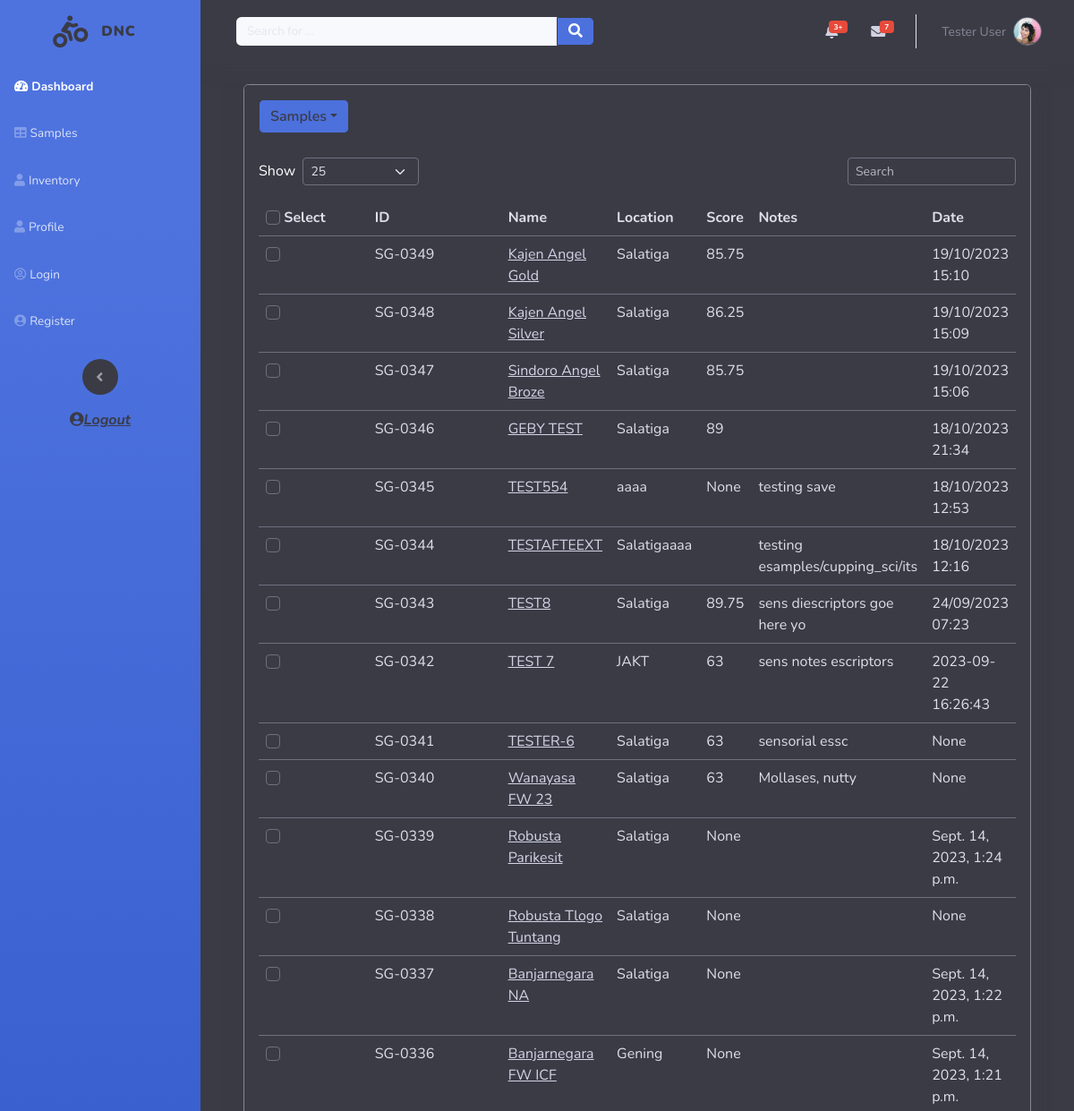
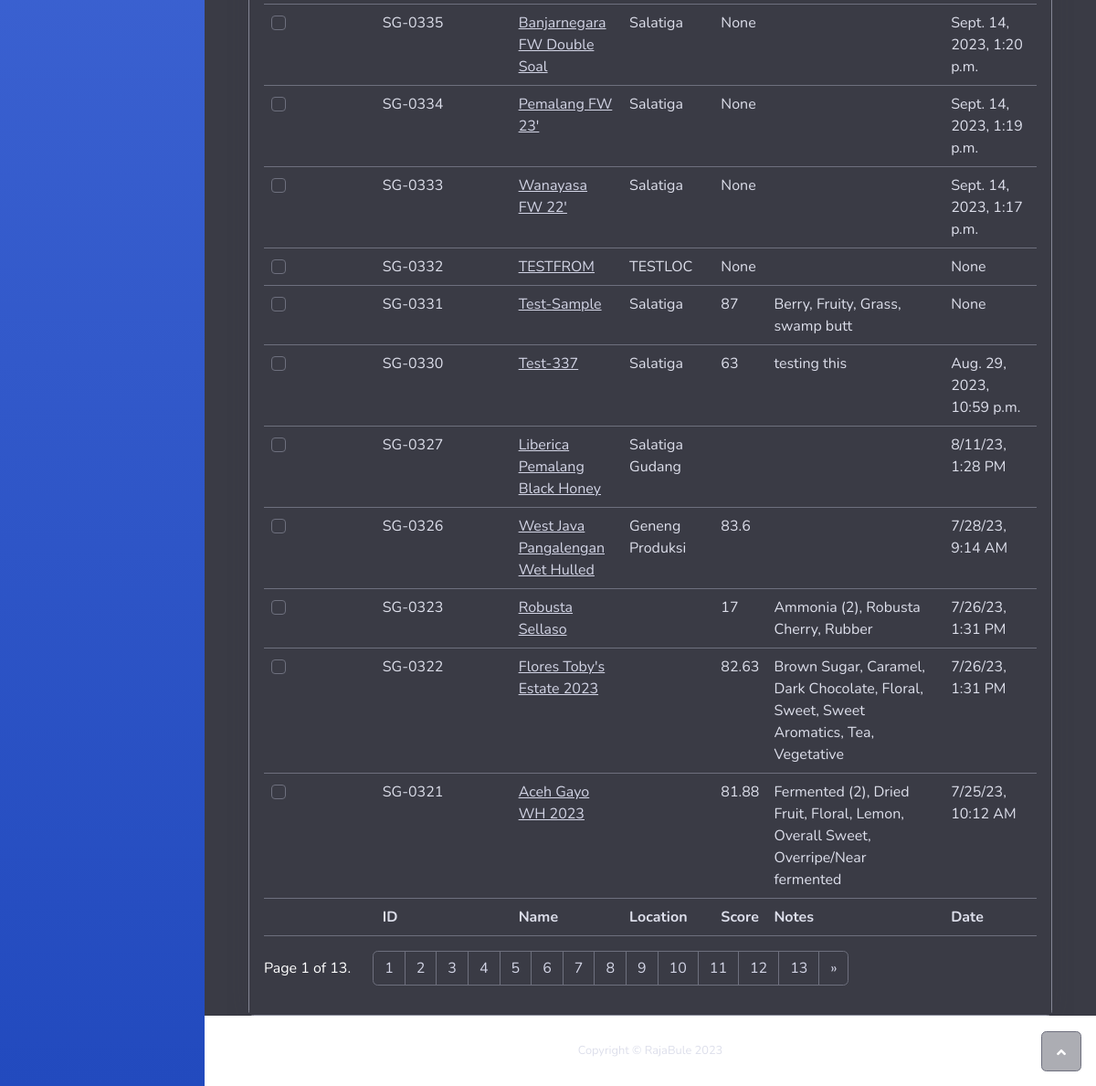
Page /samples/ (signed in) on the earlier database version (2 pictures, top to bottom).
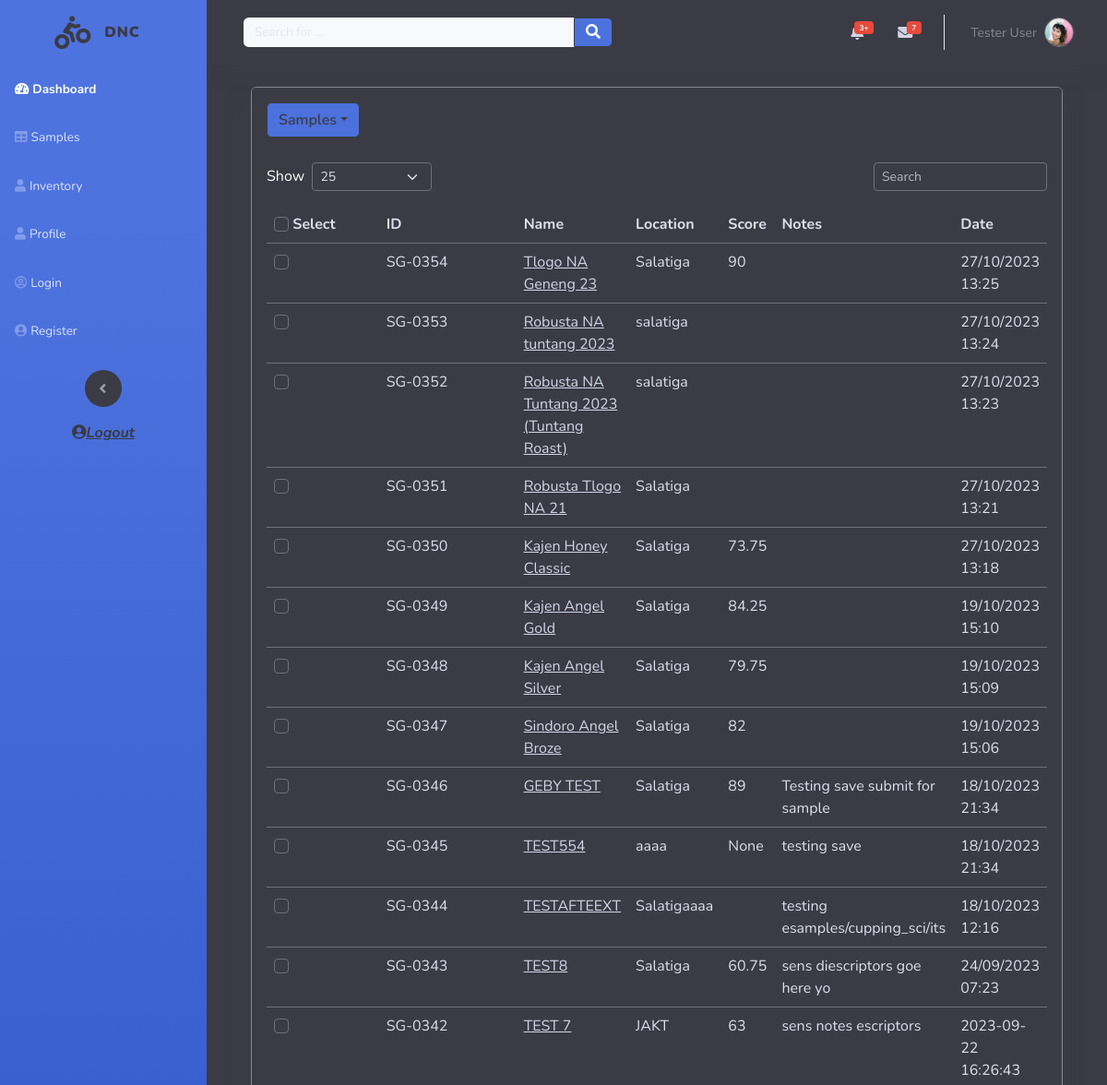
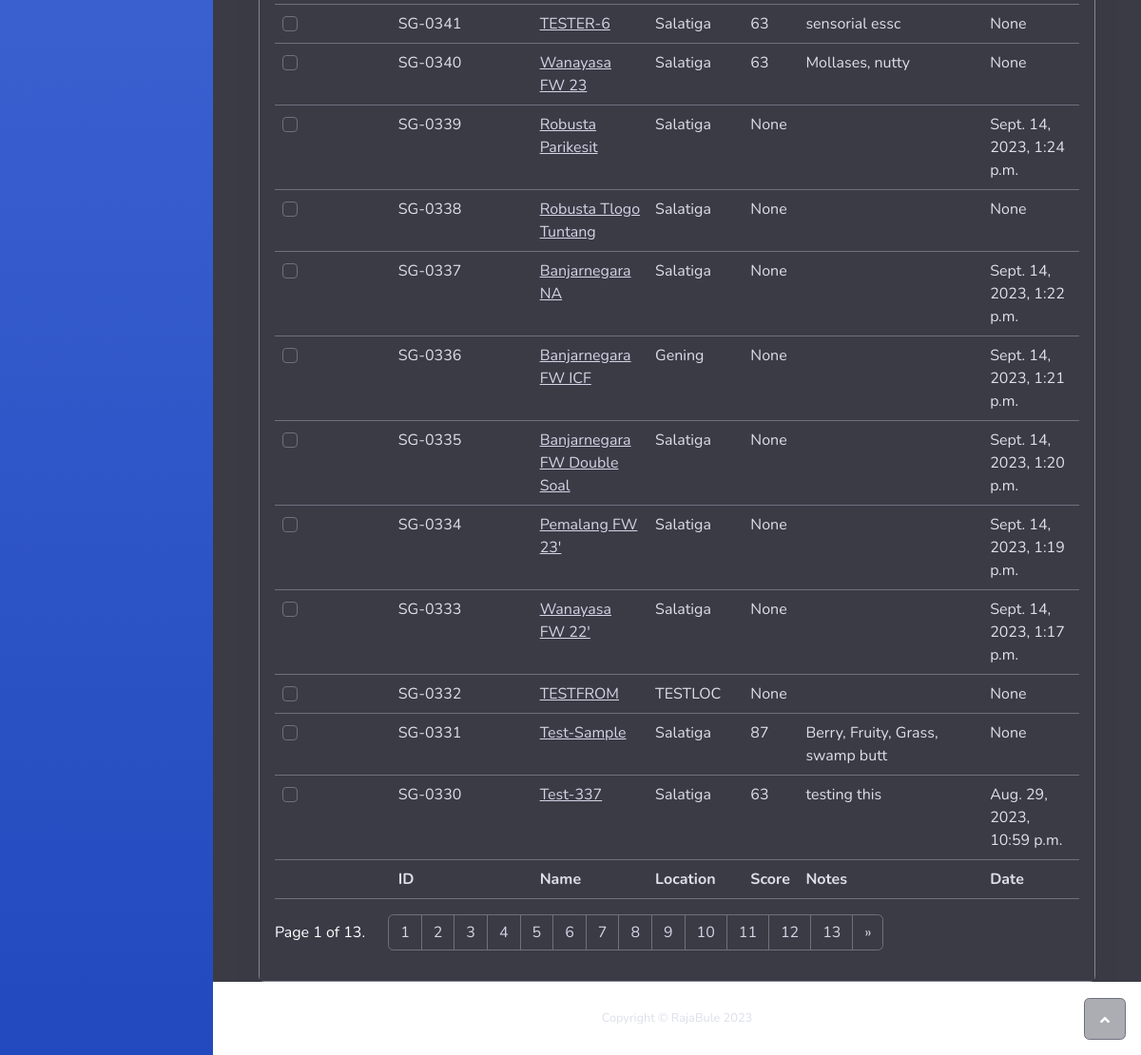
Same page on the later database version (2 pictures, top to bottom).
### DNC/models.py (models this page shows, shortened)
class Samples(models.Model):
    id = models.CharField(max_length=300, primary_key=True)
    name = models.CharField(max_length=300)
    user = models.ForeignKey(User, on_delete=models.CASCADE, default=3)
    stype = models.CharField(max_length=300, null=True)
    project = models.CharField(max_length=300, null=True, blank=True)
    location = models.CharField(max_length=300, null=True)
    proccessing = models.CharField(max_length=300, null=True)
    cropyear = models.CharField(max_length=300, null=True)
    varieties = models.CharField(max_length=300, null=True)
    regdate = models.CharField(max_length=300, null=True, blank=True)
    grade = models.CharField(max_length=300, null=True, blank=True)
    rating = models.CharField(max_length=300, null=True, blank=True)
    cert = models.CharField(max_length=300, null=True, blank=True)
    notes = models.TextField(max_length=300, null=True, blank=True)
    refid = models.CharField(max_length=300, null=True, blank=True)
    salenum = models.CharField(max_length=300, null=True, blank=True)
    iconum = models.CharField(max_length=300, null=True, blank=True)
    contnum = models.CharField(max_length=300, null=True, blank=True)
    tracknum = models.CharField(max_length=300, null=True, blank=True)
    country = models.CharField(max_length=300, null=True, blank=True)
    farm = models.CharField(max_length=300, null=True, blank=True)
    importer = models.CharField(max_length=300, null=True, blank=True)
    exporter = models.CharField(max_length=300, null=True, blank=True)
    wetmill = models.CharField(max_length=300, null=True, blank=True)
    drymill = models.CharField(max_length=300, null=True, blank=True)
    cooperative = models.CharField(max_length=300, null=True, blank=True)
    assosiation = models.CharField(max_length=300, null=True, blank=True)
    customer = models.CharField(max_length=300, null=True, blank=True)
    othertrac = models.TextField(max_length=300, null=True, blank=True)
    sampleweight = models.CharField(max_length=300, null=True, blank=True)
    sampleweightunit = models.CharField(max_length=300, null=True, blank=True)
    expweight = models.CharField(max_length=300, null=True, blank=True)
    expweightunit = models.CharField(max_length=300, null=True, blank=True)
    expprice = models.CharField(max_length=300, null=True, blank=True)
    exptotalprice = models.CharField(max_length=300, null=True, blank=True)
    exparrival = models.CharField(max_length=300, null=True, blank=True)
    moisture = models.CharField(max_length=300, null=True, blank=True)
    wa = models.CharField(max_length=300, null=True, blank=True)
    density = models.CharField(max_length=300, null=True, blank=True)
    physicaldefects = models.CharField(max_length=300, null=True)
    screensize = models.CharField(max_length=300, null=True, blank=True)
    classification = models.CharField(max_length=300, null=True, blank=True)
    estgreenweight = models.CharField(max_length=300, null=True, blank=True)
    sensorialdescriptors = models.TextField(max_length=300, null=True, blank=True)
    generalcomments = models.TextField(max_length=300, null=True, blank=True)
    sensorial = models.CharField(max_length=300, null=True, blank=True)
    shared_with = models.ManyToManyField(User, through='SampleShare', related_name='shared_samples', blank=True)
    view_perms = models.ManyToManyField(User, through='ViewPerms', related_name='sample_view_perms', blank=True)

### DNC/views.py (the view)
# urls.py: path('samples/', views.samples, name="samples"),
@login_required
def samples(request):
    user = request.user
    user_samples = list(Samples.objects.filter(user=user).order_by('-id'))
    shared_samples = list(request.user.shared_samples.all().order_by('-id'))
    amples = list(set(user_samples + shared_samples))
    def extract_numeric_part(sample):
        match = re.match(r'SG-(\d+)', sample.id)
        if match:
            return int(match.group(1))
        return 0  # Return 0 if there's no numeric part
    amples.sort(key=extract_numeric_part, reverse=True)
    per_page = request.GET.get('selected', 25)
    print(per_page)
    p = Paginator(amples, per_page)
    page_number = request.GET.get('page')
    try:
        page_obj = p.get_page(page_number)  # returns the desired page object
    except PageNotAnInteger:
        page_obj = p.page(25)
    except EmptyPage:
        page_obj = p.page(p.num_pages)
    context = {'page_obj': page_obj,
               'per_page': per_page,
               'user_first_name': user.first_name,
               'user_last_name': user.last_name,
               }
    return render(request, 'table.html', context)

### DNC/templates/table.html (shortened to what the changed rows need)
{% extends 'ext_samples.html' %}
{% block content %}
                <div class="container-fluid border-dark" style="overflow: auto;">
                    <div class="card border-secondary shadow">
                        <div class="card-body text-bg-primary" data-bs-theme="dark">
                            <div class="table-responsive table mt-2" id="dataTable" role="grid" aria-describedby="dataTable_info">
                                <table class="table my-0" id="dataTable">
                                    <thead>
                                        <tr>
                                            <th style="width: 135px;max-width: 150px;"><input class="form-check-input custom-control-input"  type="checkbox" id="selectAllCheckbox">    Select</th>
                                            <th style="width: 171.45px;max-width: 170px;">ID</th>
                                            <th>Name</th>
                                            <th>Location</th>
                                            <th>Score</th>
                                            <th>Notes</th>
                                            <th>Date</th>
                                        </tr>
                                    </thead>
                                    <tbody>
                                        {% for item in page_obj %}
                                        <tr>
                                                <td style="width: 85px;max-width: 100px;"><input class="form-check-input custom-control-input" type="checkbox" value="{{item.id}}"></td>
                                                <td>{{ item.id }}</td>
                                                <td><a href="{% url 'sample_view' item.id %}">{{ item.name }}</a></td>
                                                <td>{{ item.location }}</td>
                                                <td>{{ item.sensorial }}</td>
                                                <td>{{ item.sensorialdescriptors }}</td>
                                                <td>{{ item.regdate }}</td>
                                        </tr>
                                        {% endfor %}
                                    </tbody>
                                </table>
                            </div>
                            <div class="row" style="width: 100%;">
                                <div class="col-md-6" style="width: auto;">
                                    <nav class="d-lg-flex justify-content-lg-end dataTables_paginate paging_simple_numbers" style="width: auto;">
                                        <ul class="pagination" style="width: auto;">
                                            {% for pages in page_obj.paginator.page_range %}
                                            <li style="width: auto;" class="page-item"><a class="page-link" id="pagenum" href="?page={{pages}}">{{pages}}</a></li>
                                            {% endfor %}
                                        </ul>
                                    </nav>
                                </div>
                            </div>
                        </div>
                    </div>
                </div>
{% endblock %}

Differences in the rows shown:
no longer on this page (row unchanged): Samples: id "SG-0327", name "Liberica Pemalang Black Honey", location "Salatiga Gudang", regdate "8/11/23, 1:28 PM"
no longer on this page (row unchanged): Samples: id "SG-0326", name "West Java Pangalengan Wet Hulled", location "Geneng Produksi", sensorial "83.6", regdate "7/28/23, 9:14 AM"
no longer on this page (row unchanged): Samples: id "SG-0323", name "Robusta Sellaso", sensorial "17", sensorialdescriptors "Ammonia (2), Robusta Cherry, Rubber", regdate "7/26/23, 1:31 PM"
no longer on this page (row unchanged): Samples: id "SG-0322", name "Flores Toby's Estate 2023", sensorial "82.63", sensorialdescriptors "Brown Sugar, Caramel, Dark Chocolate, Floral, Sweet, Sweet Aromatics, Tea, Vegetative", regdate "7/26/23, 1:31 PM"
no longer on this page (row unchanged): Samples: id "SG-0321", name "Aceh Gayo WH 2023", sensorial "81.88", sensorialdescriptors "Fermented (2), Dried Fruit, Floral, Lemon, Overall Sweet, Overripe/Near fermented", regdate "7/25/23, 10:12 AM"
added Samples: id "SG-0354", name "Tlogo NA Geneng 23", location "Salatiga", sensorial "90", regdate "27/10/2023 13:25"
added Samples: id "SG-0353", name "Robusta NA tuntang 2023", location "salatiga", regdate "27/10/2023 13:24"
added Samples: id "SG-0352", name "Robusta NA Tuntang 2023 (Tuntang Roast)", location "salatiga", regdate "27/10/2023 13:23"
added Samples: id "SG-0351", name "Robusta Tlogo NA 21", location "Salatiga", regdate "27/10/2023 13:21"
added Samples: id "SG-0350", name "Kajen Honey Classic", location "Salatiga", sensorial "73.75", regdate "27/10/2023 13:18"
changed Samples "SG-0349": sensorial "85.75" → "84.25"
changed Samples "SG-0348": sensorial "86.25" → "79.75"
changed Samples "SG-0347": sensorial "85.75" → "82"
changed Samples "SG-0346": sensorialdescriptors (not shown) → "Testing save submit for sample"
changed Samples "SG-0345": regdate "18/10/2023 12:53" → "18/10/2023 21:34"
changed Samples "SG-0343": sensorial "89.75" → "60.75"
